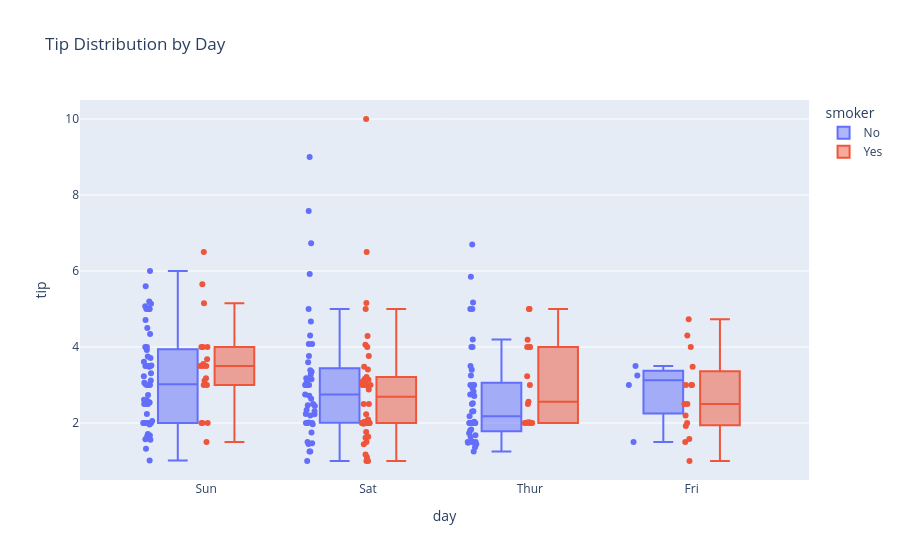

This figure's notebook cell:
### Code cell
px.box(tips, x='day', y='tip', color='smoker',
       points='all', title='Tip Distribution by Day')

### Figure 1 — Plotly figure (JSON) as saved in the notebook; plotly's stock layout.template omitted (floating-point values rounded to 4 significant figures; data arrays with more than 128 entries replaced by an {"elided": "..."} marker saying what was removed)
{"data": [{"alignmentgroup": "True", "boxpoints": "all", "hovertemplate": "smoker=No<br>day=%{x}<br>tip=%{y}<extra></extra>", "legendgroup": "No", "marker": {"color": "#636efa"}, "name": "No", "notched": false, "offsetgroup": "No", "orientation": "v", "showlegend": true, "type": "box", "x": {"elided": "151 str values"}, "x0": " ", "xaxis": "x", "y": {"elided": "151 float values"}, "y0": " ", "yaxis": "y"}, {"alignmentgroup": "True", "boxpoints": "all", "hovertemplate": "smoker=Yes<br>day=%{x}<br>tip=%{y}<extra></extra>", "legendgroup": "Yes", "marker": {"color": "#EF553B"}, "name": "Yes", "notched": false, "offsetgroup": "Yes", "orientation": "v", "showlegend": true, "type": "box", "x": ["Sat", "Sat", "Sat", "Sat", "Sat", "Sat", "Sat", "Sat", "Sat", "Sat", "Sat", "Thur", "Thur", "Fri", "Fri", "Fri", "Fri", "Fri", "Fri", "Fri", "Fri", "Fri", "Sat", "Sat", "Sat", "Sat", "Sat", "Sat", "Thur", "Sun", "Sat", "Sat", "Sat", "Sat", "Sun", "Sun", "Sun", "Sun", "Sun", "Sun", "Sun", "Sun", "Sun", "Sun", "Sun", "Sun", "Sun", "Sun", "Sun", "Sun", "Sun", "Sun", "Thur", "Thur", "Thur", "Thur", "Thur", "Thur", "Thur", "Thur", "Thur", "Thur", "Thur", "Thur", "Thur", "Thur", "Sat", "Sat", "Sat", "Sat", "Sat", "Sat", "Sat", "Sat", "Sat", "Sat", "Sat", "Sat", "Sat", "Fri", "Fri", "Fri", "Fri", "Fri", "Fri", "Sat", "Sat", "Sat", "Sat", "Sat", "Sat", "Sat", "Sat"], "x0": " ", "xaxis": "x", "y": [3.0, 1.76, 3.21, 2.0, 1.98, 3.76, 1.0, 2.09, 3.14, 5.0, 3.08, 3.0, 5.0, 3.0, 1.0, 4.3, 4.73, 4.0, 1.5, 3.0, 2.5, 3.0, 2.5, 3.48, 1.64, 4.06, 4.29, 4.0, 2.0, 3.0, 1.61, 2.0, 10.0, 3.16, 5.15, 3.18, 4.0, 3.11, 2.0, 2.0, 4.0, 3.55, 3.68, 5.65, 3.5, 6.5, 3.0, 3.5, 2.0, 3.5, 4.0, 1.5, 4.19, 2.56, 2.02, 4.0, 2.0, 5.0, 2.0, 2.0, 4.0, 2.01, 2.0, 2.5, 4.0, 3.23, 3.41, 3.0, 2.03, 2.23, 2.0, 5.16, 2.5, 6.5, 1.1, 3.0, 1.5, 1.44, 3.09, 2.2, 3.48, 1.92, 1.58, 2.5, 2.0, 2.88, 2.0, 3.0, 3.0, 1.0, 1.17, 2.0, 2.0], "y0": " ", "yaxis": "y"}], "layout": {"boxmode": "group", "legend": {"title": {"text": "smoker"}, "tracegroupgap": 0}, "title": {"text": "Tip Distribution by Day"}, "xaxis": {"anchor": "y", "domain": [0, 1], "title": {"text": "day"}}, "yaxis": {"anchor": "x", "domain": [0, 1], "title": {"text": "tip"}}}}
